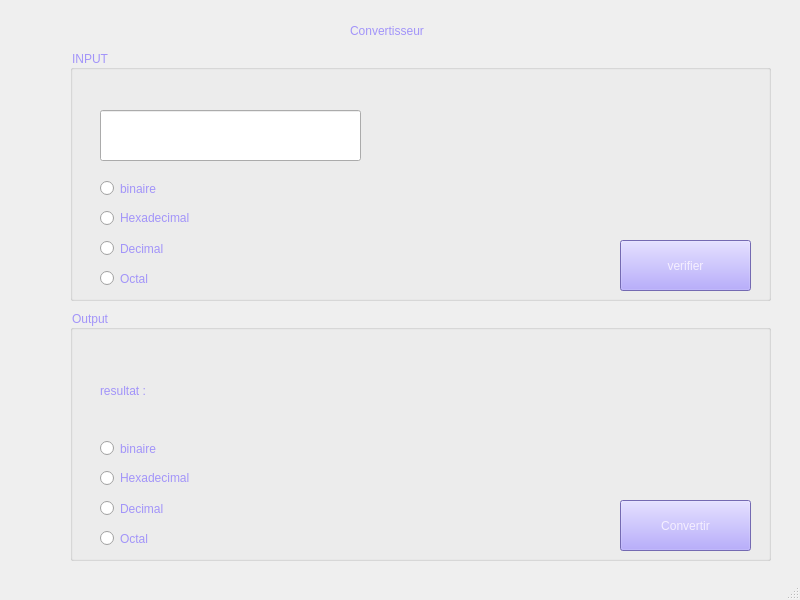
<?xml version="1.0" encoding="UTF-8"?>
<ui version="4.0">
 <class>windows</class>
 <widget class="QMainWindow" name="windows">
  <property name="geometry">
   <rect>
    <x>0</x>
    <y>0</y>
    <width>800</width>
    <height>600</height>
   </rect>
  </property>
  <property name="windowTitle">
   <string>MainWindow</string>
  </property>
  <widget class="QWidget" name="centralwidget">
   <widget class="QLabel" name="label">
    <property name="geometry">
     <rect>
      <x>350</x>
      <y>0</y>
      <width>221</width>
      <height>61</height>
     </rect>
    </property>
    <property name="styleSheet">
     <string notr="true">font: 16pt &quot;MS Shell Dlg 2&quot;;
font: 20pt &quot;MS Shell Dlg 2&quot;;
color: rgb(162, 148, 249);</string>
    </property>
    <property name="text">
     <string>Convertisseur</string>
    </property>
   </widget>
   <widget class="QGroupBox" name="groupBox_2">
    <property name="geometry">
     <rect>
      <x>70</x>
      <y>310</y>
      <width>701</width>
      <height>251</height>
     </rect>
    </property>
    <property name="styleSheet">
     <string notr="true">font: 12pt &quot;MS Shell Dlg 2&quot;;
border-color: rgb(184, 255, 201);
color: rgb(162, 148, 249);</string>
    </property>
    <property name="title">
     <string>Output</string>
    </property>
    <widget class="QPushButton" name="Convertir_2">
     <property name="geometry">
      <rect>
       <x>550</x>
       <y>190</y>
       <width>131</width>
       <height>51</height>
      </rect>
     </property>
     <property name="styleSheet">
      <string notr="true">font: 81 14pt &quot;Rockwell Extra Bold&quot;;
background-color: rgb(162, 148, 249);
color: rgb(245, 239, 255);</string>
     </property>
     <property name="text">
      <string>Convertir</string>
     </property>
    </widget>
    <widget class="QRadioButton" name="binaryRES">
     <property name="geometry">
      <rect>
       <x>30</x>
       <y>130</y>
       <width>82</width>
       <height>17</height>
      </rect>
     </property>
     <property name="text">
      <string>binaire</string>
     </property>
    </widget>
    <widget class="QRadioButton" name="hexRES">
     <property name="geometry">
      <rect>
       <x>30</x>
       <y>160</y>
       <width>151</width>
       <height>16</height>
      </rect>
     </property>
     <property name="text">
      <string>Hexadecimal</string>
     </property>
    </widget>
    <widget class="QRadioButton" name="decRES">
     <property name="geometry">
      <rect>
       <x>30</x>
       <y>190</y>
       <width>111</width>
       <height>17</height>
      </rect>
     </property>
     <property name="text">
      <string>Decimal</string>
     </property>
    </widget>
    <widget class="QRadioButton" name="octRES">
     <property name="geometry">
      <rect>
       <x>30</x>
       <y>220</y>
       <width>111</width>
       <height>17</height>
      </rect>
     </property>
     <property name="text">
      <string>Octal</string>
     </property>
    </widget>
    <widget class="QLabel" name="label_3">
     <property name="geometry">
      <rect>
       <x>30</x>
       <y>50</y>
       <width>101</width>
       <height>61</height>
      </rect>
     </property>
     <property name="styleSheet">
      <string notr="true">font: 16pt &quot;MS Shell Dlg 2&quot;;
font: 20pt &quot;MS Shell Dlg 2&quot;;
color: rgb(162, 148, 249);</string>
     </property>
     <property name="text">
      <string>resultat :</string>
     </property>
    </widget>
    <widget class="QLabel" name="resultat">
     <property name="geometry">
      <rect>
       <x>200</x>
       <y>40</y>
       <width>471</width>
       <height>71</height>
      </rect>
     </property>
     <property name="styleSheet">
      <string notr="true">font: 16pt &quot;MS Shell Dlg 2&quot;;
font: 20pt &quot;MS Shell Dlg 2&quot;;
color: rgb(162, 148, 249);</string>
     </property>
     <property name="text">
      <string/>
     </property>
    </widget>
   </widget>
   <widget class="QGroupBox" name="groupBox">
    <property name="geometry">
     <rect>
      <x>70</x>
      <y>50</y>
      <width>701</width>
      <height>251</height>
     </rect>
    </property>
    <property name="styleSheet">
     <string notr="true">font: 14pt &quot;MS Shell Dlg 2&quot;;
border-color: rgb(184, 255, 201);
color: rgb(162, 148, 249);</string>
    </property>
    <property name="title">
     <string>INPUT</string>
    </property>
    <widget class="QPushButton" name="Verifier_2">
     <property name="geometry">
      <rect>
       <x>550</x>
       <y>190</y>
       <width>131</width>
       <height>51</height>
      </rect>
     </property>
     <property name="styleSheet">
      <string notr="true">font: 81 14pt &quot;Rockwell Extra Bold&quot;;
background-color: rgb(162, 148, 249);
color: rgb(245, 239, 255);</string>
     </property>
     <property name="text">
      <string>verifier</string>
     </property>
    </widget>
    <widget class="QRadioButton" name="binary">
     <property name="geometry">
      <rect>
       <x>30</x>
       <y>130</y>
       <width>82</width>
       <height>17</height>
      </rect>
     </property>
     <property name="text">
      <string>binaire</string>
     </property>
    </widget>
    <widget class="QRadioButton" name="hexa">
     <property name="geometry">
      <rect>
       <x>30</x>
       <y>160</y>
       <width>151</width>
       <height>16</height>
      </rect>
     </property>
     <property name="text">
      <string>Hexadecimal</string>
     </property>
    </widget>
    <widget class="QRadioButton" name="dec">
     <property name="geometry">
      <rect>
       <x>30</x>
       <y>190</y>
       <width>111</width>
       <height>17</height>
      </rect>
     </property>
     <property name="text">
      <string>Decimal</string>
     </property>
    </widget>
    <widget class="QRadioButton" name="oct">
     <property name="geometry">
      <rect>
       <x>30</x>
       <y>220</y>
       <width>111</width>
       <height>17</height>
      </rect>
     </property>
     <property name="text">
      <string>Octal</string>
     </property>
    </widget>
    <widget class="QLineEdit" name="input1">
     <property name="geometry">
      <rect>
       <x>30</x>
       <y>60</y>
       <width>261</width>
       <height>51</height>
      </rect>
     </property>
     <property name="text">
      <string/>
     </property>
    </widget>
    <widget class="QLabel" name="msg">
     <property name="geometry">
      <rect>
       <x>320</x>
       <y>50</y>
       <width>361</width>
       <height>61</height>
      </rect>
     </property>
     <property name="styleSheet">
      <string notr="true">font: 16pt &quot;MS Shell Dlg 2&quot;;
font: 20pt &quot;MS Shell Dlg 2&quot;;
color: rgb(162, 148, 249);</string>
     </property>
     <property name="text">
      <string/>
     </property>
    </widget>
   </widget>
  </widget>
  <widget class="QMenuBar" name="menubar">
   <property name="geometry">
    <rect>
     <x>0</x>
     <y>0</y>
     <width>800</width>
     <height>21</height>
    </rect>
   </property>
  </widget>
  <widget class="QStatusBar" name="statusbar"/>
 </widget>
 <resources/>
 <connections/>
</ui>
